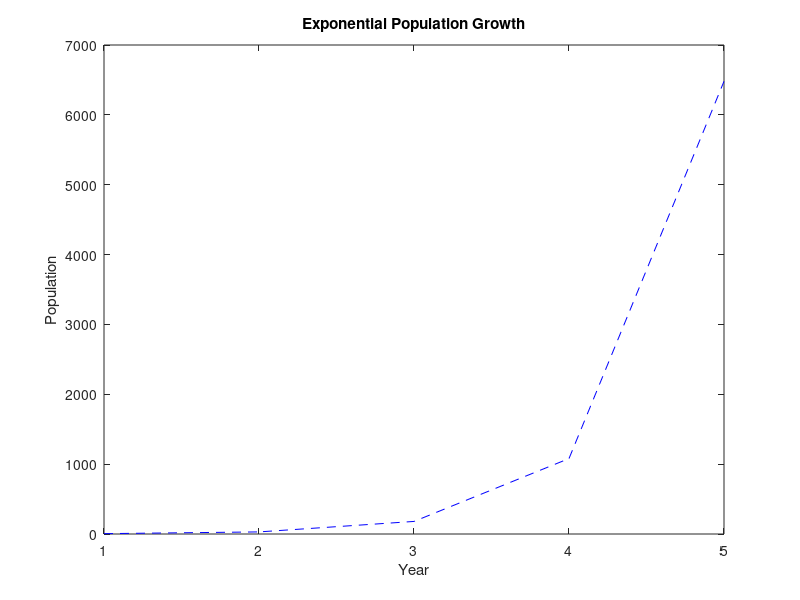

MATLAB code to generate this figure:
initial_population = input('What is the starting population? '); 
growth_rate_str = input('Enter the growth rate (Press Enter to use default = 0.05): ', 's');

% This block handles default value for growth rate 
if isempty(growth_rate_str)
    growth_rate = 0.05;  % default value
else
    growth_rate = str2double(growth_rate_str);  % convert to numeric
end

years = input('Enter the number of years for which population growth is to be observed: ');

% Initialize vectors
year_data = zeros(1, years);
population_data = zeros(1, years);

population = initial_population;

for y = 1:years %range= 1 to number of years
    year_data(y) = y;
    population_data(y) = population; %indexing
    population = population + (population * growth_rate);
end

% visualization
plot(year_data, population_data, 'b--');
xlabel('Year');
ylabel('Population');
title('Exponential Population Growth');

while y < years
    year_data(y)= y;
    population_data(y) = population;
    population= population+ (population * growth_rate);
end    
